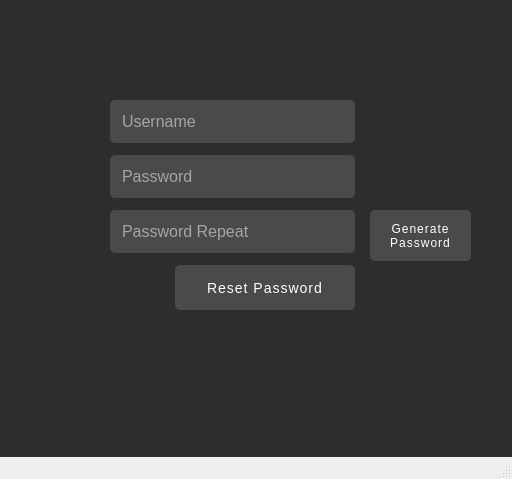
<?xml version="1.0" encoding="UTF-8"?>
<ui version="4.0">
 <class>MainWindow_reset_password</class>
 <widget class="QMainWindow" name="MainWindow_reset_password">
  <property name="geometry">
   <rect>
    <x>0</x>
    <y>0</y>
    <width>512</width>
    <height>479</height>
   </rect>
  </property>
  <property name="minimumSize">
   <size>
    <width>512</width>
    <height>479</height>
   </size>
  </property>
  <property name="maximumSize">
   <size>
    <width>512</width>
    <height>16777215</height>
   </size>
  </property>
  <property name="windowTitle">
   <string>MainWindow</string>
  </property>
  <widget class="QWidget" name="centralwidget">
   <property name="styleSheet">
    <string notr="true">#centralwidget{
  background: #2d2d2d;
background-repeat: no-repeat;
background-position: center;
background-size: cover;
}</string>
   </property>
   <widget class="QLabel" name="label">
    <property name="geometry">
     <rect>
      <x>0</x>
      <y>-40</y>
      <width>512</width>
      <height>512</height>
     </rect>
    </property>
    <property name="text">
     <string/>
    </property>
    <property name="pixmap">
     <pixmap>../Resimler/refresh.png</pixmap>
    </property>
   </widget>
   <widget class="QPushButton" name="back_frost">
    <property name="geometry">
     <rect>
      <x>0</x>
      <y>10</y>
      <width>62</width>
      <height>58</height>
     </rect>
    </property>
    <property name="text">
     <string/>
    </property>
    <property name="icon">
     <iconset>
      <normaloff>../Resimler/points_beyaz.png</normaloff>../Resimler/points_beyaz.png</iconset>
    </property>
    <property name="iconSize">
     <size>
      <width>50</width>
      <height>50</height>
     </size>
    </property>
    <property name="flat">
     <bool>true</bool>
    </property>
   </widget>
   <widget class="QPushButton" name="eye_password">
    <property name="geometry">
     <rect>
      <x>320</x>
      <y>163</y>
      <width>30</width>
      <height>30</height>
     </rect>
    </property>
    <property name="minimumSize">
     <size>
      <width>30</width>
      <height>30</height>
     </size>
    </property>
    <property name="maximumSize">
     <size>
      <width>30</width>
      <height>30</height>
     </size>
    </property>
    <property name="mouseTracking">
     <bool>true</bool>
    </property>
    <property name="styleSheet">
     <string notr="true">QPushButton:pressed { background-color: transparent; }
</string>
    </property>
    <property name="text">
     <string/>
    </property>
    <property name="icon">
     <iconset>
      <normaloff>../Resimler/view.png</normaloff>../Resimler/view.png</iconset>
    </property>
    <property name="iconSize">
     <size>
      <width>30</width>
      <height>30</height>
     </size>
    </property>
    <property name="shortcut">
     <string notr="true"/>
    </property>
    <property name="flat">
     <bool>true</bool>
    </property>
   </widget>
   <widget class="QLineEdit" name="username">
    <property name="geometry">
     <rect>
      <x>110</x>
      <y>100</y>
      <width>245</width>
      <height>43</height>
     </rect>
    </property>
    <property name="minimumSize">
     <size>
      <width>245</width>
      <height>43</height>
     </size>
    </property>
    <property name="maximumSize">
     <size>
      <width>245</width>
      <height>43</height>
     </size>
    </property>
    <property name="font">
     <font>
      <family>System</family>
      <pointsize>12</pointsize>
      <weight>50</weight>
      <bold>false</bold>
     </font>
    </property>
    <property name="styleSheet">
     <string notr="true">#username {
  background-color: #4A4A4A;
  color: #fff;
  padding: 5px 10px;
  border: none;
  border-radius: 5px;
}

#username:focus {
border: 2px solid #fff;
  outline: none;
}


</string>
    </property>
    <property name="inputMask">
     <string/>
    </property>
    <property name="placeholderText">
     <string>Username</string>
    </property>
    <property name="clearButtonEnabled">
     <bool>false</bool>
    </property>
   </widget>
   <widget class="QLineEdit" name="password_again">
    <property name="geometry">
     <rect>
      <x>110</x>
      <y>210</y>
      <width>245</width>
      <height>43</height>
     </rect>
    </property>
    <property name="minimumSize">
     <size>
      <width>245</width>
      <height>43</height>
     </size>
    </property>
    <property name="maximumSize">
     <size>
      <width>245</width>
      <height>43</height>
     </size>
    </property>
    <property name="font">
     <font>
      <family>System</family>
      <pointsize>12</pointsize>
      <weight>50</weight>
      <bold>false</bold>
     </font>
    </property>
    <property name="styleSheet">
     <string notr="true">#password_again {
  background-color: #4A4A4A;
  color: #fff;
  padding: 5px 10px;
  border: none;
  border-radius: 5px;
}

#password_again:focus {
border: 2px solid #fff;
  outline: none;
}


</string>
    </property>
    <property name="echoMode">
     <enum>QLineEdit::PasswordEchoOnEdit</enum>
    </property>
    <property name="placeholderText">
     <string>Password Repeat</string>
    </property>
    <property name="clearButtonEnabled">
     <bool>false</bool>
    </property>
   </widget>
   <widget class="QLineEdit" name="password">
    <property name="geometry">
     <rect>
      <x>110</x>
      <y>155</y>
      <width>245</width>
      <height>43</height>
     </rect>
    </property>
    <property name="minimumSize">
     <size>
      <width>245</width>
      <height>43</height>
     </size>
    </property>
    <property name="maximumSize">
     <size>
      <width>245</width>
      <height>43</height>
     </size>
    </property>
    <property name="font">
     <font>
      <family>System</family>
      <pointsize>12</pointsize>
      <weight>50</weight>
      <bold>false</bold>
     </font>
    </property>
    <property name="styleSheet">
     <string notr="true">#password {
  background-color: #4A4A4A;
  color: #fff;
  padding: 5px 10px;
  border: none;
  border-radius: 5px;
}

#password:focus {
border: 2px solid #fff;
  outline: none;
}


</string>
    </property>
    <property name="echoMode">
     <enum>QLineEdit::PasswordEchoOnEdit</enum>
    </property>
    <property name="placeholderText">
     <string>Password</string>
    </property>
    <property name="clearButtonEnabled">
     <bool>false</bool>
    </property>
   </widget>
   <widget class="QPushButton" name="generate_password">
    <property name="geometry">
     <rect>
      <x>370</x>
      <y>210</y>
      <width>101</width>
      <height>51</height>
     </rect>
    </property>
    <property name="minimumSize">
     <size>
      <width>0</width>
      <height>0</height>
     </size>
    </property>
    <property name="maximumSize">
     <size>
      <width>16777215</width>
      <height>16777215</height>
     </size>
    </property>
    <property name="styleSheet">
     <string notr="true">QPushButton {
  background-color: #4A4A4A;
  color: #fff;
  padding: 10px 20px;
  border: none;
  border-radius: 5px;
  font-size: 12px;

  letter-spacing: 1px;
  transition: background-color 0.2s ease-in-out;
}

QPushButton:hover {
  background-color: #666;
}

QPushButton:pressed {
  background-color: #333;
}
</string>
    </property>
    <property name="text">
     <string>Generate
Password</string>
    </property>
   </widget>
   <widget class="QPushButton" name="reset_password">
    <property name="geometry">
     <rect>
      <x>175</x>
      <y>265</y>
      <width>180</width>
      <height>45</height>
     </rect>
    </property>
    <property name="minimumSize">
     <size>
      <width>180</width>
      <height>45</height>
     </size>
    </property>
    <property name="maximumSize">
     <size>
      <width>180</width>
      <height>45</height>
     </size>
    </property>
    <property name="font">
     <font>
      <pointsize>-1</pointsize>
     </font>
    </property>
    <property name="styleSheet">
     <string notr="true">QPushButton {
  background-color: #4A4A4A;
  color: #fff;
  padding: 10px 20px;
  border: none;
  border-radius: 5px;
  font-size: 14px;

  letter-spacing: 1px;
  transition: background-color 0.2s ease-in-out;
}

QPushButton:hover {
  background-color: #666;
}

QPushButton:pressed {
  background-color: #333;
}
</string>
    </property>
    <property name="text">
     <string>Reset Password</string>
    </property>
    <property name="icon">
     <iconset>
      <normaloff>../Resimler/lock_beyaz_.png</normaloff>../Resimler/lock_beyaz_.png</iconset>
    </property>
    <property name="iconSize">
     <size>
      <width>30</width>
      <height>30</height>
     </size>
    </property>
    <property name="flat">
     <bool>false</bool>
    </property>
   </widget>
   <zorder>label</zorder>
   <zorder>back_frost</zorder>
   <zorder>username</zorder>
   <zorder>password_again</zorder>
   <zorder>password</zorder>
   <zorder>generate_password</zorder>
   <zorder>reset_password</zorder>
   <zorder>eye_password</zorder>
  </widget>
  <widget class="QMenuBar" name="menubar">
   <property name="geometry">
    <rect>
     <x>0</x>
     <y>0</y>
     <width>512</width>
     <height>21</height>
    </rect>
   </property>
  </widget>
  <widget class="QStatusBar" name="statusbar"/>
 </widget>
 <tabstops>
  <tabstop>username</tabstop>
  <tabstop>password</tabstop>
  <tabstop>password_again</tabstop>
  <tabstop>reset_password</tabstop>
  <tabstop>generate_password</tabstop>
  <tabstop>eye_password</tabstop>
  <tabstop>back_frost</tabstop>
 </tabstops>
 <resources/>
 <connections/>
</ui>
